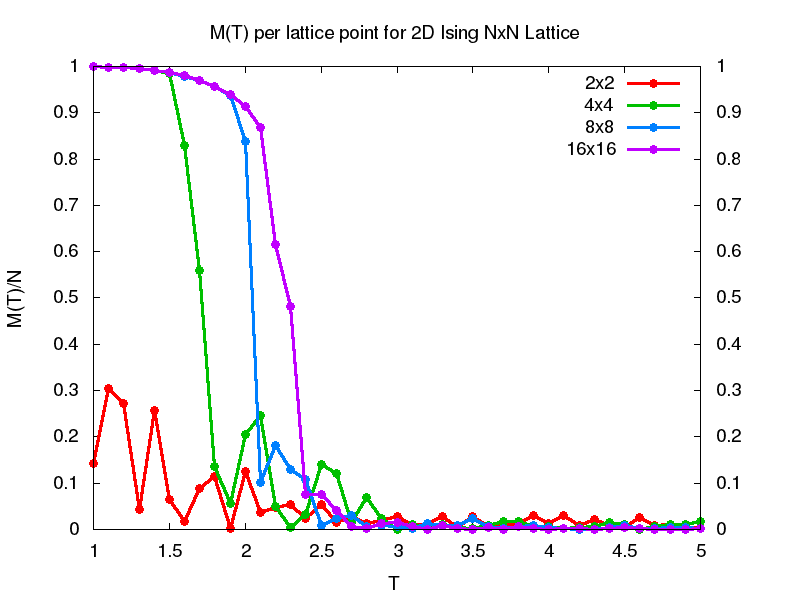

Write gnuplot code to recreate this figure.
set terminal png size 800,600 enhanced font "Helvetica,14"


set o  "IsingTestM2D.png"
set yl "M(T)/N"
set xl "T"
set title "M(T) per lattice point for 2D Ising NxN Lattice"
plot "IsingTestM2D.txt" u 1:2 w lp  pt 6 lw 3 t "2x2" , ""  u 1:3  w lp  pt 6 lw 3 t "4x4" , ""  u 1:4  w lp  pt 6 lw 3 t "8x8" , ""  u 1:5  w lp  pt 6 lw 3 t "16x16"
